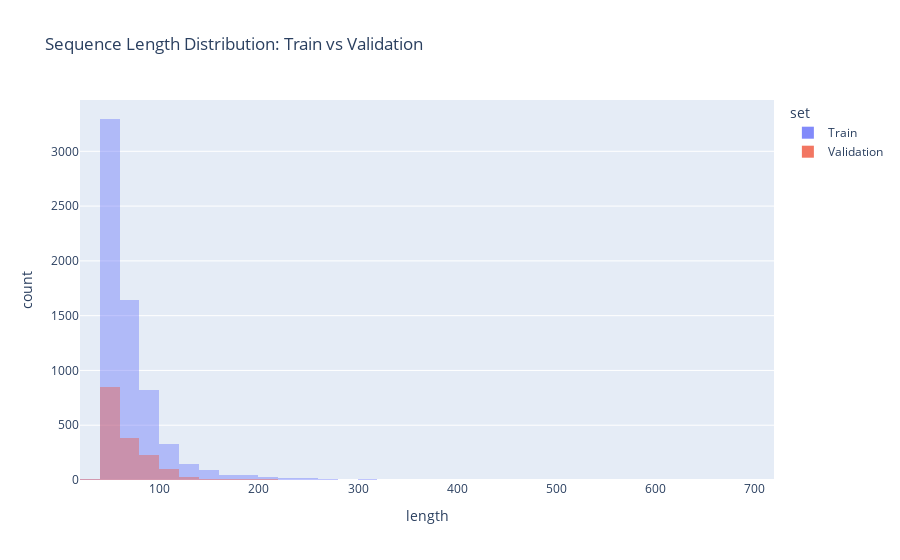

This figure's notebook cell:
### Markdown cell above
Second(to avoid always look at the first one) Train/validation split sequences lengths comparaison.

### Code cell
def get_set_sequences_lengths(set:DF, name:str) -> DF:
    return (
        set
        .groupby("sequence_id", observed=True)
        .size()
        .reset_index(name="length")
        .assign(set=name)
    )

full_se_lengths = pd.concat((
    get_set_sequences_lengths(folds[2][0], "Train"),
    get_set_sequences_lengths(folds[2][1], "Validation"),
))

fig = px.histogram(
    full_se_lengths,
    x="length",
    color="set",
    barmode="overlay",  # or 'group' if you want side-by-side bars
    nbins=50,           # adjust bin size if needed
    title="Sequence Length Distribution: Train vs Validation"
)

fig.update_traces(opacity=0.8)  # better visibility with overlay
fig.show()

### Figure 1 — Plotly figure (JSON) as saved in the notebook; plotly's stock layout.template omitted (floating-point values rounded to 4 significant figures; data arrays with more than 128 entries replaced by an {"elided": "..."} marker saying what was removed)
{"data": [{"bingroup": "x", "hovertemplate": "set=Train<br>length=%{x}<br>count=%{y}<extra></extra>", "legendgroup": "Train", "marker": {"color": "#636efa", "opacity": 0.5, "pattern": {"shape": ""}}, "name": "Train", "nbinsx": 50, "opacity": 0.8, "orientation": "v", "showlegend": true, "type": "histogram", "x": {"elided": "6519 int values"}, "xaxis": "x", "yaxis": "y"}, {"bingroup": "x", "hovertemplate": "set=Validation<br>length=%{x}<br>count=%{y}<extra></extra>", "legendgroup": "Validation", "marker": {"color": "#EF553B", "opacity": 0.5, "pattern": {"shape": ""}}, "name": "Validation", "nbinsx": 50, "opacity": 0.8, "orientation": "v", "showlegend": true, "type": "histogram", "x": {"elided": "1632 int values"}, "xaxis": "x", "yaxis": "y"}], "layout": {"barmode": "overlay", "legend": {"title": {"text": "set"}, "tracegroupgap": 0}, "title": {"text": "Sequence Length Distribution: Train vs Validation"}, "xaxis": {"anchor": "y", "domain": [0, 1], "title": {"text": "length"}}, "yaxis": {"anchor": "x", "domain": [0, 1], "title": {"text": "count"}}}}
